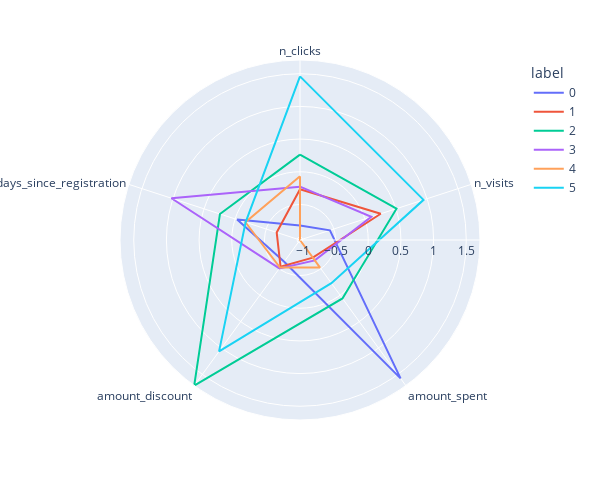

The code cell stored with this chart in its notebook:
### Code cell
from sklearn.cluster import AgglomerativeClustering

AggCl = AgglomerativeClustering(
    n_clusters=6,
    affinity='euclidean',
    connectivity=None,
    compute_full_tree='auto',
    linkage='ward',
    distance_threshold=None,
    compute_distances=False,
)


AggCl.fit(X)

clusters_Agg = pd.DataFrame(X, columns=df.columns)
clusters_Agg['label'] = AggCl.labels_




polar_Agg = clusters_Agg.groupby("label").mean().reset_index()
polar_Agg = pd.melt(polar_Agg, id_vars=["label"])
import plotly.express as px

fig = px.line_polar(polar_Agg,
                    r="value", 
                    theta="variable",
                    color="label", 
                    line_close=True,
                    height=500,
                    width= 600
                       )
fig.show()

### Figure 1 — Plotly figure (JSON) as saved in the notebook; plotly's stock layout.template omitted (floating-point values rounded to 4 significant figures)
{"data": [{"hovertemplate": "label=0<br>value=%{r}<br>variable=%{theta}<extra></extra>", "legendgroup": "0", "line": {"color": "#636efa", "dash": "solid"}, "marker": {"symbol": "circle"}, "mode": "lines", "name": "0", "r": [-0.8214, -0.5627, 1.574, -0.6326, -0.03209, -0.8214], "showlegend": true, "subplot": "polar", "theta": ["n_clicks", "n_visits", "amount_spent", "amount_discount", "days_since_registration", "n_clicks"], "type": "scatterpolar"}, {"hovertemplate": "label=1<br>value=%{r}<br>variable=%{theta}<extra></extra>", "legendgroup": "1", "line": {"color": "#EF553B", "dash": "solid"}, "marker": {"symbol": "circle"}, "mode": "lines", "name": "1", "r": [-0.2674, 0.2543, -0.7101, -0.538, -0.6691, -0.2674], "showlegend": true, "subplot": "polar", "theta": ["n_clicks", "n_visits", "amount_spent", "amount_discount", "days_since_registration", "n_clicks"], "type": "scatterpolar"}, {"hovertemplate": "label=2<br>value=%{r}<br>variable=%{theta}<extra></extra>", "legendgroup": "2", "line": {"color": "#00cc96", "dash": "solid"}, "marker": {"symbol": "circle"}, "mode": "lines", "name": "2", "r": [0.2618, 0.5084, 0.06105, 1.71, 0.244, 0.2618], "showlegend": true, "subplot": "polar", "theta": ["n_clicks", "n_visits", "amount_spent", "amount_discount", "days_since_registration", "n_clicks"], "type": "scatterpolar"}, {"hovertemplate": "label=3<br>value=%{r}<br>variable=%{theta}<extra></extra>", "legendgroup": "3", "line": {"color": "#ab63fa", "dash": "solid"}, "marker": {"symbol": "circle"}, "mode": "lines", "name": "3", "r": [-0.2275, 0.1028, -0.6584, -0.5069, 1.025, -0.2275], "showlegend": true, "subplot": "polar", "theta": ["n_clicks", "n_visits", "amount_spent", "amount_discount", "days_since_registration", "n_clicks"], "type": "scatterpolar"}, {"hovertemplate": "label=4<br>value=%{r}<br>variable=%{theta}<extra></extra>", "legendgroup": "4", "line": {"color": "#FFA15A", "dash": "solid"}, "marker": {"symbol": "circle"}, "mode": "lines", "name": "4", "r": [-0.06713, -1.044, -0.5221, -0.5229, -0.1662, -0.06713], "showlegend": true, "subplot": "polar", "theta": ["n_clicks", "n_visits", "amount_spent", "amount_discount", "days_since_registration", "n_clicks"], "type": "scatterpolar"}, {"hovertemplate": "label=5<br>value=%{r}<br>variable=%{theta}<extra></extra>", "legendgroup": "5", "line": {"color": "#19d3f3", "dash": "solid"}, "marker": {"symbol": "circle"}, "mode": "lines", "name": "5", "r": [1.46, 0.9436, -0.2275, 1.063, -0.1688, 1.46], "showlegend": true, "subplot": "polar", "theta": ["n_clicks", "n_visits", "amount_spent", "amount_discount", "days_since_registration", "n_clicks"], "type": "scatterpolar"}], "layout": {"height": 500, "legend": {"title": {"text": "label"}, "tracegroupgap": 0}, "margin": {"t": 60}, "polar": {"angularaxis": {"direction": "clockwise", "rotation": 90}, "domain": {"x": [0, 1], "y": [0, 1]}}, "width": 600}}
